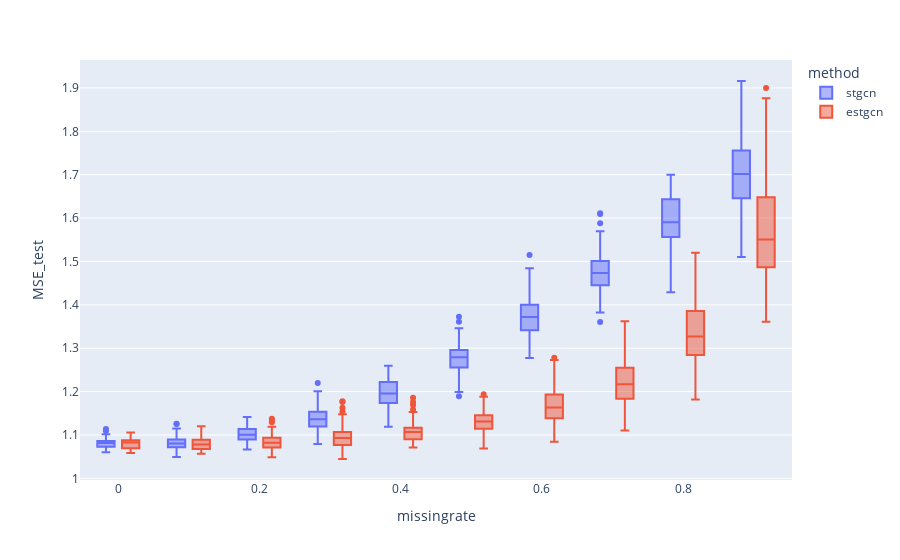

Here is the notebook cell this chart was saved with:
### Code cell
df.query("method!='gnar'").plot.box(backend='plotly',x='missingrate',color='method',y='MSE_test')

### Figure 1 — Plotly figure (JSON) as saved in the notebook; plotly's stock layout.template omitted (floating-point values rounded to 4 significant figures; data arrays with more than 128 entries replaced by an {"elided": "..."} marker saying what was removed)
{"data": [{"alignmentgroup": "True", "hovertemplate": "method=stgcn<br>missingrate=%{x}<br>MSE_test=%{y}<extra></extra>", "legendgroup": "stgcn", "marker": {"color": "#636efa"}, "name": "stgcn", "notched": false, "offsetgroup": "stgcn", "orientation": "v", "showlegend": true, "type": "box", "x": {"elided": "1000 float values"}, "x0": " ", "xaxis": "x", "y": {"elided": "1000 float values"}, "y0": " ", "yaxis": "y"}, {"alignmentgroup": "True", "hovertemplate": "method=estgcn<br>missingrate=%{x}<br>MSE_test=%{y}<extra></extra>", "legendgroup": "estgcn", "marker": {"color": "#EF553B"}, "name": "estgcn", "notched": false, "offsetgroup": "estgcn", "orientation": "v", "showlegend": true, "type": "box", "x": {"elided": "1000 float values"}, "x0": " ", "xaxis": "x", "y": {"elided": "1000 float values"}, "y0": " ", "yaxis": "y"}], "layout": {"autosize": true, "boxmode": "group", "legend": {"title": {"text": "method"}, "tracegroupgap": 0}, "margin": {"t": 60}, "xaxis": {"anchor": "y", "autorange": true, "domain": [0, 1], "range": [-0.05701, 0.957], "title": {"text": "missingrate"}, "type": "linear"}, "yaxis": {"anchor": "x", "autorange": true, "domain": [0, 1], "range": [0.9962, 1.964], "title": {"text": "MSE_test"}, "type": "linear"}}}
